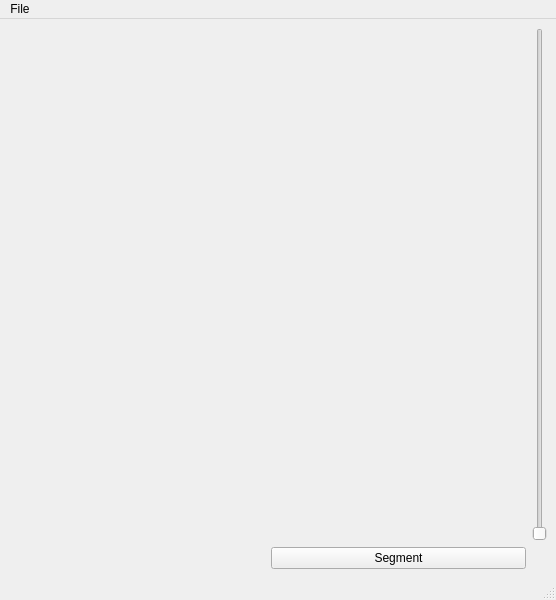
<?xml version="1.0" encoding="UTF-8"?>
<ui version="4.0">
 <class>MainWindow</class>
 <widget class="QMainWindow" name="MainWindow">
  <property name="geometry">
   <rect>
    <x>0</x>
    <y>0</y>
    <width>556</width>
    <height>600</height>
   </rect>
  </property>
  <property name="windowTitle">
   <string>Registration</string>
  </property>
  <widget class="QWidget" name="centralwidget">
   <property name="sizePolicy">
    <sizepolicy hsizetype="Expanding" vsizetype="MinimumExpanding">
     <horstretch>0</horstretch>
     <verstretch>0</verstretch>
    </sizepolicy>
   </property>
   <layout class="QGridLayout" name="gridLayout">
    <item row="0" column="0">
     <widget class="QVTKWidget" name="QVTKMain" native="true">
      <property name="enabled">
       <bool>true</bool>
      </property>
      <property name="sizePolicy">
       <sizepolicy hsizetype="Expanding" vsizetype="MinimumExpanding">
        <horstretch>0</horstretch>
        <verstretch>0</verstretch>
       </sizepolicy>
      </property>
     </widget>
    </item>
    <item row="0" column="1">
     <widget class="QVTKWidget" name="QVTKMain2" native="true">
      <property name="enabled">
       <bool>true</bool>
      </property>
      <property name="sizePolicy">
       <sizepolicy hsizetype="Expanding" vsizetype="MinimumExpanding">
        <horstretch>0</horstretch>
        <verstretch>0</verstretch>
       </sizepolicy>
      </property>
     </widget>
    </item>
    <item row="0" column="2">
     <widget class="QSlider" name="verticalSlider">
      <property name="orientation">
       <enum>Qt::Vertical</enum>
      </property>
     </widget>
    </item>
    <item row="1" column="1">
     <widget class="QPushButton" name="pushButton">
      <property name="text">
       <string>Segment</string>
      </property>
     </widget>
    </item>
   </layout>
  </widget>
  <widget class="QMenuBar" name="menubar">
   <property name="geometry">
    <rect>
     <x>0</x>
     <y>0</y>
     <width>556</width>
     <height>21</height>
    </rect>
   </property>
   <widget class="QMenu" name="menuFile">
    <property name="title">
     <string>File</string>
    </property>
    <addaction name="separator"/>
    <addaction name="actionOpen_First_Dicom"/>
    <addaction name="actionOpen_Second_Dicom"/>
    <addaction name="separator"/>
    <addaction name="actionExit"/>
   </widget>
   <addaction name="menuFile"/>
  </widget>
  <widget class="QStatusBar" name="statusbar"/>
  <action name="actionExit">
   <property name="text">
    <string>Exit</string>
   </property>
  </action>
  <action name="actionOpen_First_Dicom">
   <property name="text">
    <string>Open First DICOM..</string>
   </property>
  </action>
  <action name="actionOpen_Second_Dicom">
   <property name="text">
    <string>Open Second DICOM</string>
   </property>
  </action>
 </widget>
 <customwidgets>
  <customwidget>
   <class>QVTKWidget</class>
   <extends>QWidget</extends>
   <header>QVTKWidget.h</header>
  </customwidget>
 </customwidgets>
 <resources/>
 <connections/>
</ui>
